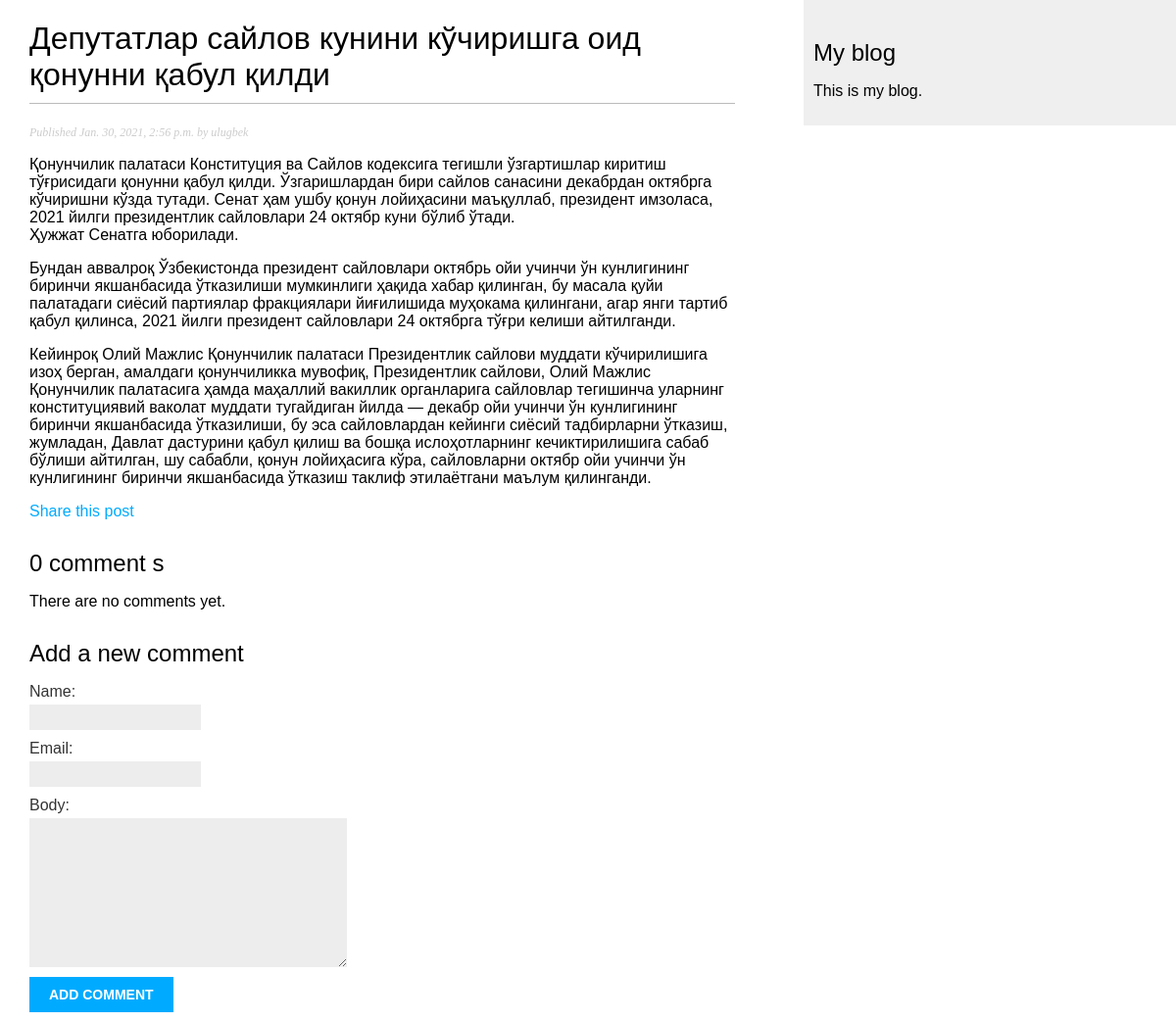
Screenshot of /blog/2021/1/30/deputatlar-sajlov-kunini-kchirishga-oid-onunni-abul-ildi/ with the database file from the repository.
### blog/models.py (models this page shows, shortened)
class Post(models.Model):
    STATUS_CHOICES = (
        ('draft', 'Draft'),
        ('published', 'Published'),
    )
    title = models.CharField(max_length=250)
    slug = models.SlugField(max_length=250, unique_for_date='publish')
    author = models.ForeignKey(User, on_delete=models.CASCADE, related_name='blog_posts')
    body = models.TextField()
    publish = models.DateTimeField(default=timezone.now)
    created = models.DateTimeField(auto_now=True)
    updated = models.DateTimeField(auto_now=True)
    status = models.CharField(max_length=10, choices=STATUS_CHOICES, default='draft')
    objects = models.Manager() # Менеджер по умолчанию.
    published = PublishedManager() # Наш новый менеджер.
    class Meta:
        ordering = ('-publish',)
        verbose_name = "Post"
        verbose_name_plural = "Posts"

### blog/views.py (the view, shortened to what this page needs)
# urls.py: path('<int:year>/<int:month>/<int:day>/<slug:post>/', views.post_detail, name='post_detail'),
def post_detail(request, year, month, day, post):
    post = get_object_or_404(Post, slug=post, status='published', publish__year=year, publish__month=month, publish__day=day)
    comments = post.comments.filter(active=True)
    new_comment = None
    comment_form = CommentForm()
    return render(request, 'blog/post/detail.html', {'post': post,
                                                     'comments': comments,
                                                     'new_comment': new_comment,
                                                     'comment_form': comment_form })

### blog/forms.py
class CommentForm(forms.ModelForm):
    class Meta:
        model = Comment
        fields = ('name', 'email', 'body')

### blog/templates/blog/post/detail.html (shortened to what this page needs)
{% extends "base.html" %}
{% block content %}
    <h1>{{ post.title }}</h1>
    <p class="date">Published {{ post.publish }} by {{ post.author }}</p>
{{ post.body|linebreaks }}
    <p>
        <a href="{% url 'blog:post_share' post.id %}">Share this post</a>
    </p>
    {% with comments.count as total_comments %}
        <h2>{{ total_comments }} comment {{ total_comments|pluralize }}</h2>
    {% endwith %}
    {% for comment in comments  %}
        <div class="comment">
            <p class="info">
                Comment {{ forloop.counter }} by {{ comment.name }}
                {{ comment.cretated }}
            </p>
            {{ comment.body | linebreaks }}
        </div>
    {% empty %}
        <p>There are no comments yet.</p>
    {% endfor %}
    {% if new_comment %}
        <h2>Your comment has been added.</h2>
    {% else %}
        <h2>Add a new comment</h2>
        <form action="." method="post">
            {{ comment_form.as_p }}
            <p><input type="submit" value="Add comment"></p>
        </form>
    {% endif %}
{% endblock %}

### blog/static/blog.css (style rules this page uses)
body { margin: 0; padding: 0; font-family: helvetica, sans-serif; }
a { color: #00abff; text-decoration: none; }
h1 { font-weight: normal; border-bottom: 1px solid #bbb; padding: 0 0 10px 0; }
h2 { font-weight: normal; margin: 30px 0 0; }
p.date { color: #ccc; font-family: georgia, serif; font-size: 12px; font-style: italic; }
label { float: left; clear: both; color: #333; margin-bottom: 4px; }
input, textarea { clear: both; float: left; margin: 0 0 10px; background: #ededed; border: 0; padding: 6px 10px; font-size: 12px; }
input[type="submit"] { font-weight: bold; background: #00abff; color: #fff; padding: 10px 20px; font-size: 14px; text-transform: uppercase; }

### rows the page displays
Post: title "Депутатлар сайлов кунини кўчиришга оид қонунни қабул қилди", publish "Jan. 30, 2021, 2:56 p.m.", author "ulugbek", body "Қонунчилик палатаси Конституция ва Сайлов кодексига тегишли ўзгартишлар киритиш тўғрисидаги қонунни қабул қилди. Ўзгаришлардан бири сайлов санасини декабрдан октябрга кўчиришни кўзда тутади. Сенат ҳам ушбу қонун лойиҳасини маъқуллаб, президент имзоласа, 2021 йилги президентлик сайловлари 24 октябр куни бўлиб ўтади. Ҳужжат Сенатга юборилади. Бундан аввалроқ Ўзбекистонда президент сайловлари октябрь ойи учинчи ўн кунлигининг биринчи якшанбасида ўтказилиши мумкинлиги ҳақида хабар қилинган, бу масала қуйи палатадаги сиёсий партиялар фракциялари йиғилишида муҳокама қилингани, агар янги тартиб қабул қилинса, 2021 йилги президент сайловлари 24 октябрга тўғри келиши айтилганди. Кейинроқ Олий Мажлис…"

### other values shown
{{ total_comments }} "0"
